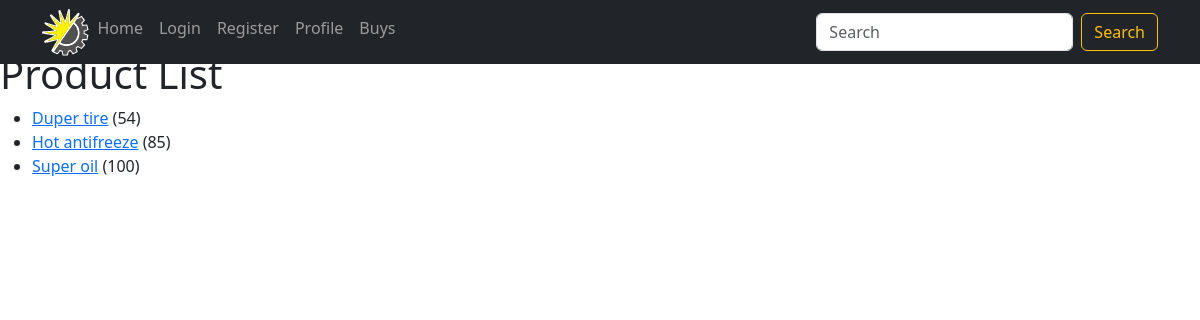
Before: /products/ with the older database file.
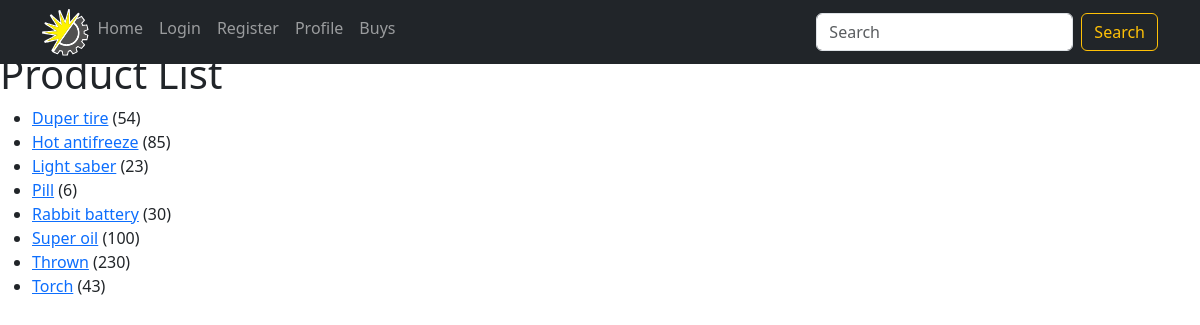
After: the same page with the newer database file.
### apps/shop/models.py (models this page shows, shortened)
class Product(models.Model):
    name = models.CharField(max_length=64, unique=True)
    category = models.ForeignKey(Category, null=True, on_delete=models.SET_NULL)
    article = models.UUIDField(primary_key=True, default=uuid.uuid4, editable=False,
                               help_text="Unique ID for this product")
    price = models.IntegerField(validators=[get_not_negative_validator('Price')])
    providers = models.ManyToManyField(Provider, help_text="Select a provider for this product",
                                       blank=True, related_name='products')
    def get_absolute_url(self):
        return f"/product/{self.article}/"
    def get_few_providers(self):
        max_count = 3
        providers = self.providers.all()
        if len(providers) > max_count:
            return ', '.join([provider.username for provider in providers[:max_count - 1]]) + " and others"
        else:
            return ', '.join([provider.username for provider in providers])
    get_few_providers.short_description = 'Providers'
    class Meta:
        verbose_name = "product"
        verbose_name_plural = "products"
        ordering = ("name",)

### apps/shop/views.py (the view)
# urls.py: path('products/', views.ProductListView.as_view(), name='products'),
class ProductListView(generic.ListView):
    model = Product
    paginate_by = 10

### templates/shop/product_list.html
{% extends "shop/carousel.html" %}
{% block content %}
  <h1>Product List</h1>
  <ul>
  {% for product in product_list %}
    <li>
      <a href="{{ product.get_absolute_url }}">{{ product.name }}</a> ({{product.price}})
    </li>
  {% empty %}
    <li>There are no products in a shop.</li>
  {% endfor %}
  </ul>
{% endblock %}

Changed rows visible on the page:
added Product: name "Light saber", price "23"
added Product: name "Pill", price "6"
added Product: name "Rabbit battery", price "30"
added Product: name "Thrown", price "230"
added Product: name "Torch", price "43"
